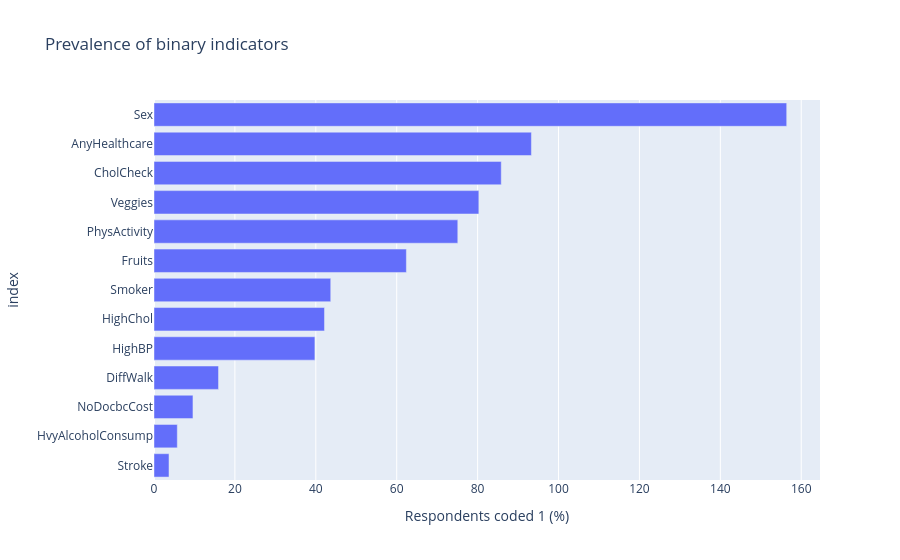

Notebook source saved alongside this figure:
### Markdown cell above
For binary indicators coded 0/1, the column mean equals the share coded 1. This chart shows how common each recorded indicator is in the full dataset. It does not show the outcome rate for that group; that comparison follows below.

### Code cell
px.bar(binary_prevalence, x='percent_yes', orientation='h', title='Prevalence of binary indicators', labels={'percent_yes':'Respondents coded 1 (%)'}).show()

### Figure 1 — Plotly figure (JSON) as saved in the notebook; plotly's stock layout.template omitted (floating-point values rounded to 4 significant figures)
{"data": [{"hovertemplate": "Respondents coded 1 (%)=%{x}<br>index=%{y}<extra></extra>", "legendgroup": "", "marker": {"color": "#636efa", "pattern": {"shape": ""}}, "name": "", "orientation": "h", "showlegend": false, "textposition": "auto", "type": "bar", "x": [3.706, 5.762, 9.63, 15.95, 39.78, 42.14, 43.69, 62.39, 75.1, 80.3, 85.84, 93.3, 156.4], "xaxis": "x", "y": ["Stroke", "HvyAlcoholConsump", "NoDocbcCost", "DiffWalk", "HighBP", "HighChol", "Smoker", "Fruits", "PhysActivity", "Veggies", "CholCheck", "AnyHealthcare", "Sex"], "yaxis": "y"}], "layout": {"barmode": "relative", "legend": {"tracegroupgap": 0}, "title": {"text": "Prevalence of binary indicators"}, "xaxis": {"anchor": "y", "domain": [0, 1], "title": {"text": "Respondents coded 1 (%)"}}, "yaxis": {"anchor": "x", "domain": [0, 1], "title": {"text": "index"}}}}
